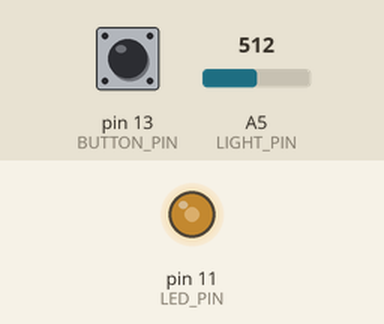
This sketch was run on a simulated Arduino Uno, built with avr-gcc and run on an emulated ATmega328P. Shown: output pins drawn as LEDs (lit = HIGH). The inputs (shaded band) are chosen by the test bench; at power-on: A5 (LIGHT_PIN) = 512, pin 13 (BUTTON_PIN) HIGH.

Above: at 1.2 s.
1.3 s: A5 (LIGHT_PIN) set to 716
At 2.5 s:
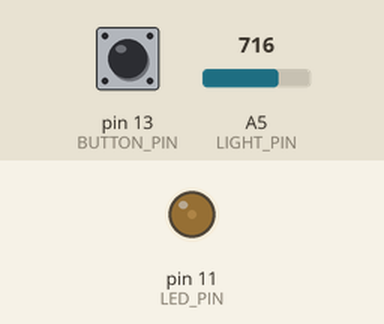
2.8 s: pin 13 (BUTTON_PIN) pulled LOW for 0.15 s
At 3.9 s:
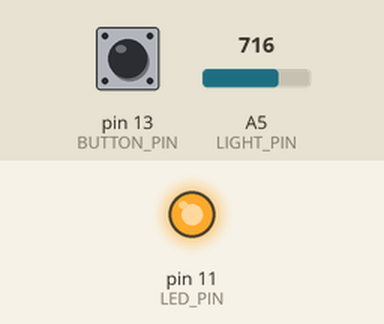
4.4 s: pin 13 (BUTTON_PIN) pulled LOW for 1 s
At 5.2 s:
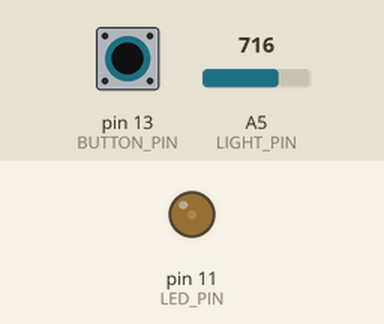
6.9 s: A5 (LIGHT_PIN) set to 900
At 7.5 s:
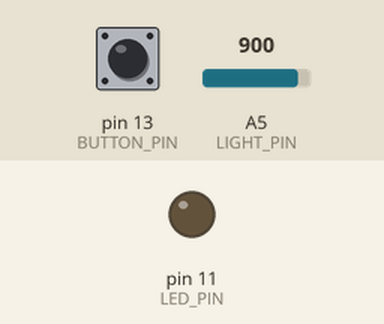
8.4 s: A5 (LIGHT_PIN) set to 816
9.9 s: A5 (LIGHT_PIN) set to 784
At 11.4 s:
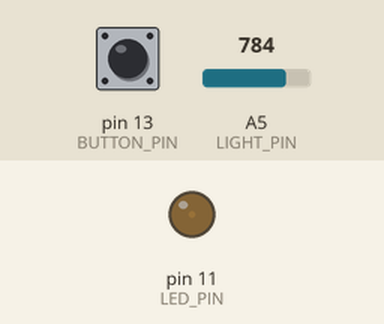
Timing chart, 0 to 12.4 s (numbered marks = the images above; inputs shaded):
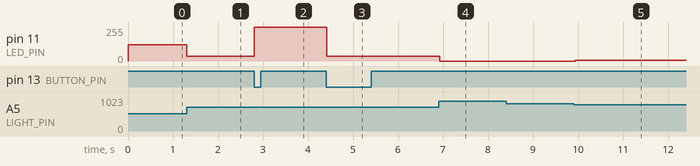

The sketch:

night_light.ino
```cpp
int LED_PIN    = 11;
int LIGHT_PIN  = A5;
int BUTTON_PIN = 13;
int LO         = 200;  // your dark reading from light_sensor_read
int HI         = 800;  // your bright reading from light_sensor_read

bool manualMode = false;
int  lastButton = HIGH;

void setup() {
  pinMode(LED_PIN, OUTPUT);
  pinMode(BUTTON_PIN, INPUT_PULLUP);
}

void loop() {
  int currentButton = digitalRead(BUTTON_PIN);
  int light         = analogRead(LIGHT_PIN);

  if (lastButton == HIGH && currentButton == LOW) {
    manualMode = !manualMode;
  }
  lastButton = currentButton;

  if (manualMode) {
    analogWrite(LED_PIN, 255);
  } else {
    int brightness = map(light, HI, LO, 0, 255);
    brightness     = constrain(brightness, 0, 255);
    analogWrite(LED_PIN, brightness);
  }

  delay(50);
}
```

Measured:
- after the input at 1.3 s, pin 11 (LED_PIN): 122/255 → 35/255 at once
- after the input at 2.8 s, pin 11 (LED_PIN): 35/255 → 255/255 at once
- after the input at 4.4 s, pin 11 (LED_PIN): 255/255 → 35/255 at once
- after the input at 6.9 s, pin 11 (LED_PIN): 35/255 → 0/255 at once
- after the input at 8.4 s, every drawn part: stays the same
- after the input at 9.9 s, pin 11 (LED_PIN): 0/255 → 6/255 at once
